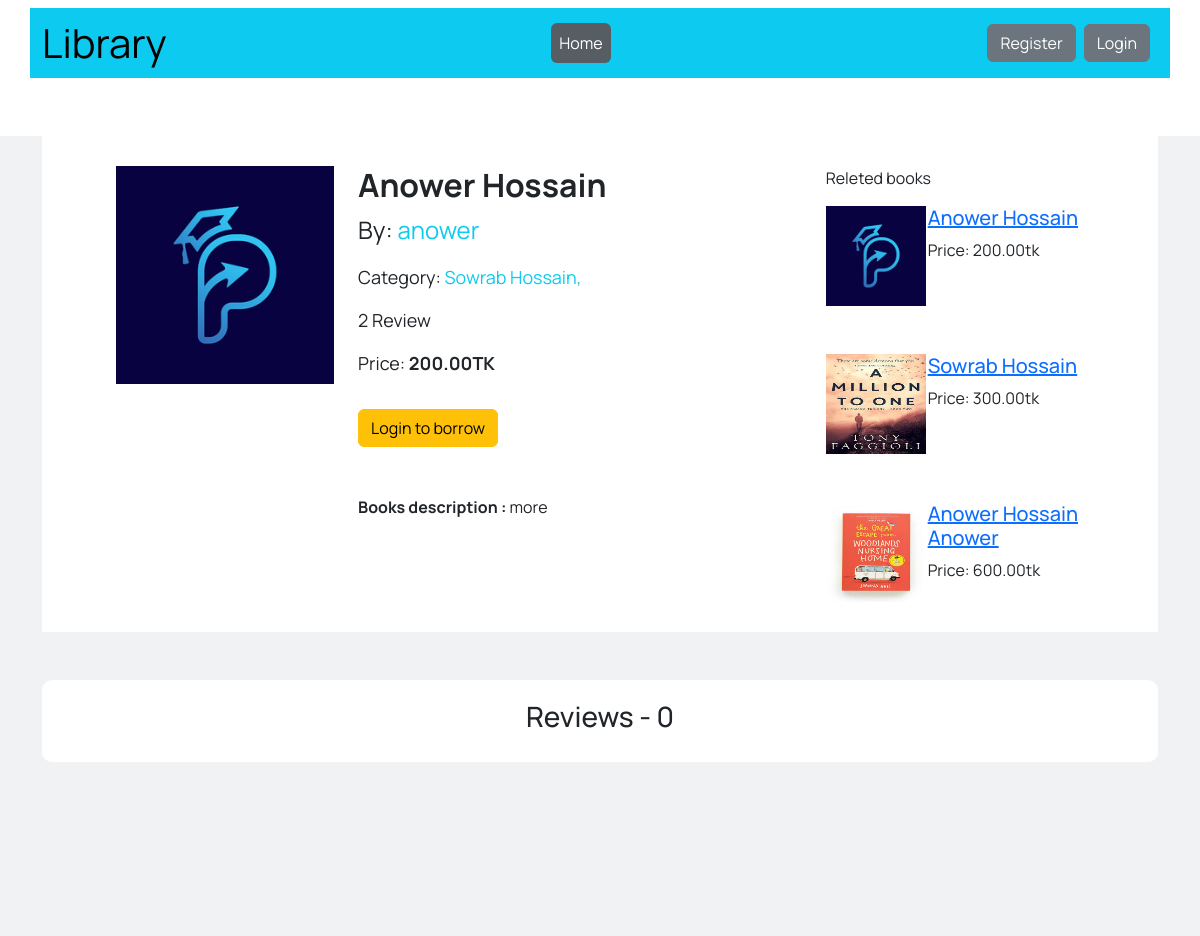
/books/detail/icpc/, run on the app's committed database.
### books/models.py (models this page shows, shortened)
class Book(models.Model):
    name = models.CharField(max_length=255, unique=True)
    price = models.DecimalField(decimal_places=2, max_digits=5)
    author = models.CharField(max_length=255, null=True, blank=True)
    description = models.TextField()
    category = models.ManyToManyField(Category)
    image = models.ImageField(upload_to="book_images/")
    slug = models.SlugField(max_length=2000, unique=True, null=True, blank=True)

class Category(models.Model):
    name = models.CharField(max_length=255, unique=True)
    slug = models.SlugField(max_length=2000, unique=True, null=True, blank=True)

### books/views.py (the view, shortened to what this page needs)
# urls.py: path('detail/<slug:slug>/', BookDetails.as_view(), name="book_details"),
class BookDetails(DetailView):
    template_name = 'books/book_details.html'
    model = Book
    slug_field = 'slug'
    context_object_name = 'book'
    def get_context_data(self, **kwargs):
        context = super().get_context_data(**kwargs)
        slug = self.kwargs.get('slug')
        book = Book.objects.get(slug=slug)
        user = self.request.user
        canReview = False
        if user.is_authenticated:
            canReview = BorrowedBook.objects.filter(user=user, book=book).exists()
        context["related_books"] = Book.objects.all()[0:5]
        context['form'] = ReviewForm
        context['canReview'] = canReview
        context['reviews'] = Reviews.objects.filter(book=book).order_by('-rating')
        return context

### books/templates/books/book_details.html (shortened to what this page needs)
{% extends "core/base.html" %}
{% load crispy_forms_tags %}
{% load static %}
{% block cssLink %}
    <link rel="stylesheet" href="{% static "css/book_details.css" %}">
{% endblock cssLink %}
{% block mainContent %}
    <section class="detail_body">
        <div class="container">
            <div class="outer-box">
                <div class="row justify-content-center g-2">
                    <div class="col-12 col-md-8">
                        <div class="row">
                            <div class="col-12 col-md-4">
                                <img src="{{ book.image.url }}" class="img-fluid" alt="book image">
                            </div>
                            <div class="col-12 col-md-8">
                                <h2 class="fw-bold">{{ book.name }}</h2>
                                <p class="fs-4">
                                    By: <span class="text-info">{{ book.author }}</span>
                                </p>
                                <p class="text-18">
                                    Category:
                                    <span class="text-info">
                                        {% for cat in book.category.all %}{{ cat.name }},{% endfor %}
                                    </span>
                                </p>
                                <p class="text-18">2 Review</p>
                                <p class="text-18">
                                    Price: <span class="fw-bold">{{ book.price }}TK</span>
                                </p>
                                {% if user.is_authenticated %}
                                    <form action="{% url "borrow_book" book.slug %}" method="post">
                                        {% csrf_token %}
                                        <button type="submit" class="btn btn-danger mt-3">Borrow</button>
                                    </form>
                                {% else %}
                                    <a class="btn btn-warning mt-3" href="{% url "login" %}">Login to borrow</a>
                                {% endif %}
                                <div id="collapseOne"
                                     class="accordion-collapse collapse show mt-5"
                                     data-bs-parent="#accordionExample">
                                    <div class="accordion-body"><b>Books description : </b>{{ book.description }}</div>
                                </div>
                            </div>
                        </div>
                    </div>
                    <div class="col-12 col-md-3">
                        <p>Releted books</p>
                        <div>
                            <div class="row g-5">
                                {% for bk in related_books %}
                                    <div class="col-4">
                                        <img src="{{ bk.image.url }}" alt="book" class="related_book_img">
                                    </div>
                                    <div class="col-8">
                                        <a href="{% url "book_details" bk.slug %}">
                                            <h5>{{ bk.name }}</h5>
                                        </a>
                                        <p>Price: {{ bk.price }}tk</p>
                                    </div>
                                {% endfor %}
                            </div>
                        </div>
                    </div>
                </div>
            </div>
        </div>
        <div class="container mt-5">
            <div class="review_box">
                <h3 class="text-center">Reviews - {{ reviews|length }}</h3>
            </div>
        </div>
    </section>
{% endblock mainContent %}

### static/css/index.css (style rules this page uses)
body { font-family: "Manrope", sans-serif; }

### static/css/book_details.css (style rules this page uses)
.detail_body { width: 100%; min-height: 100vh; background: #f1f2f4; }
.outer-box { background: #fff; margin-top: 50px; padding: 30px; }
.text-18 { font-size: 18px; }
.related_book_img { width: 100px; height: 100px; }
.review_box { background: #fff; padding: 20px; border-radius: 10px; }

### data on the page
Book: image (picture), name "Anower Hossain", author "anower", price "200.00", description "more"
Category: name "Sowrab Hossain"
Book: image (picture), name "Sowrab Hossain", price "300.00"
Book: image (picture), name "Anower Hossain Anower", price "600.00"

### other printed values
{{ reviews|length }} "0"
